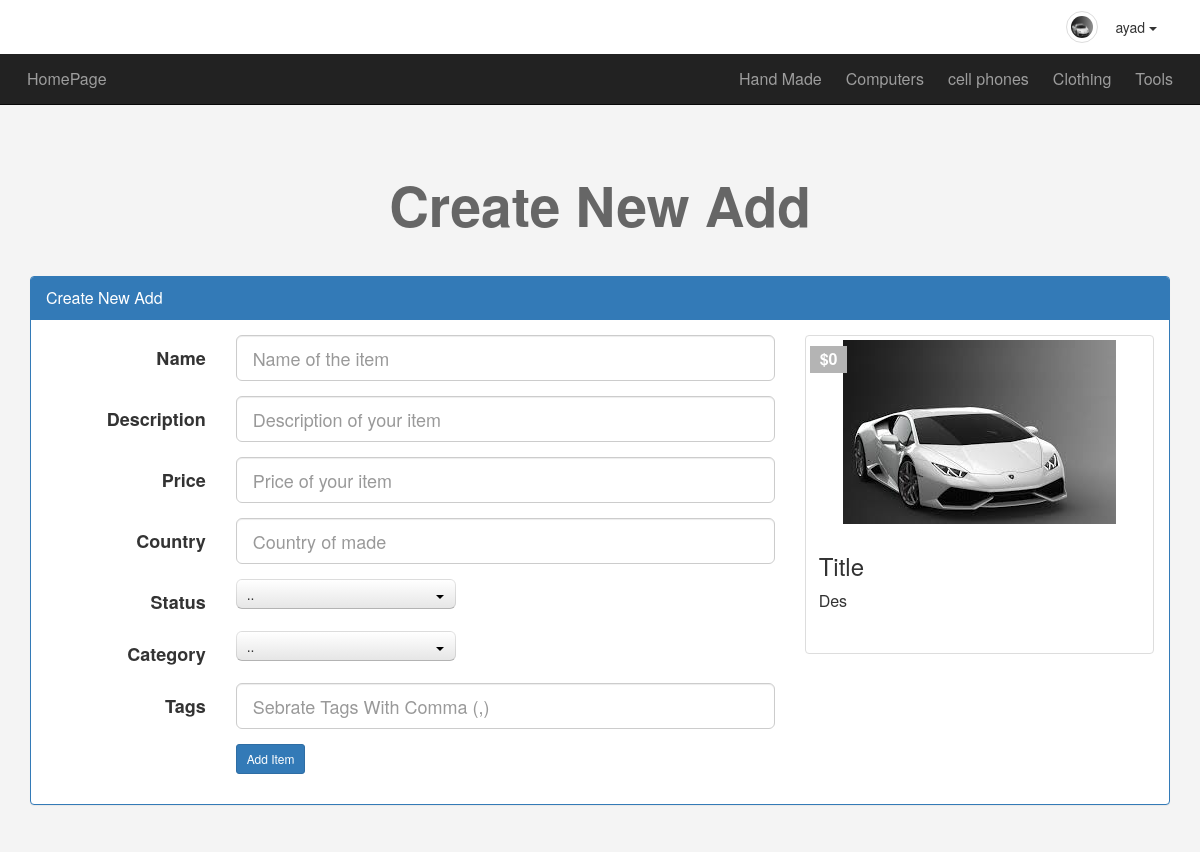
The page /newadd.php (signed in) on the database its author committed.
### tables this page shows
CREATE TABLE `categories` (
  `ID` int(4) NOT NULL,
  `Name` varchar(255) NOT NULL,
  `Description` text NOT NULL,
  `parent` int(11) NOT NULL,
  `Ordering` int(11) DEFAULT NULL,
  `Visiblity` tinyint(4) NOT NULL DEFAULT '0',
  `Allow_Comment` tinyint(4) NOT NULL DEFAULT '0',
  `Allow_Ads` tinyint(4) NOT NULL DEFAULT '0'
);

### init.php (called while the page is built, shortened)
<?php
	include 'admin/connect.php';
	$sessionUser = '';
	if (isset($_SESSION['user'])){
		$sessionUser = $_SESSION['user'];
	}
	$temp = 'includes/templates/';
	$func = 'includes/functions/';
	$css = 'layout/css/';
	include $func . 'functions.php';
	include $temp . 'header.php';

### includes/functions/functions.php (called while the page is built, shortened)
<?php
	function getAllFromAll($feild , $table , $where = NULL , $and= NULL , $orderBy , $ordering = 'DESC') {
		global $con	;
		$getAll = $con->prepare("SELECT $feild FROM $table $where $and ORDER BY $orderBy $ordering");
		$getAll->execute();
		$all = $getAll->fetchAll();
		return $all;
	}

### newadd.php (the view, shortened to what this page needs)
<?php
    $pagetiltle = 'Create New Add';
	include 'init.php';
	if(isset($_SESSION['user'])) {
?>
	<h1 class="text-center"><?php echo $pagetiltle ?></h1>
	<div class="create-add block">
		<div class="container">
			<div class="panel panel-primary">
				<div class="panel-heading"><?php echo $pagetiltle ?></div>
				<div class="panel-body">
					<div class="row">
						<div class="col-md-8">
							 <form class="form-horizontal" action="<?php echo $_SERVER['PHP_SELF']; ?>" method="POST">
			                    <div class="form-group form-group-lg">
			                        <label class="col-sm-3 control-label">Name</label>
			                        <div class="col-sm-10 col-md-9">
			                            <input type="text" name="name" class="form-control live-name"  placeholder="Name of the item" autocomplete="off" >
			                        </div>
			                    </div>
			                    <div class="form-group form-group-lg">
			                        <label class="col-sm-3 control-label">Description</label>
			                        <div class="col-sm-10 col-md-9">
			                            <input type="text" name="description" class="form-control live-desc"  placeholder="Description of your item" autocomplete="off">
			                        </div>
			                    </div>
			                    <div class="form-group form-group-lg">
			                        <label class="col-sm-3 control-label">Price</label>
			                        <div class="col-sm-10 col-md-9">
			                            <input type="text" name="price" class="form-control live-price"  placeholder="Price of your item" " >
			                        </div>
			                    </div>
			                    <div class="form-group form-group-lg">
			                        <label class="col-sm-3 control-label">Country</label>
			                        <div class="col-sm-10 col-md-9">
			                            <input type="text" name="country" class="form-control" placeholder="Country of made" >
			                        </div>
			                    </div>
			                    <div class="form-group form-group-lg">
			                        <label class="col-sm-3 control-label">Status</label>
			                        <div class="col-sm-10 col-md-9">
			                            <select name="status">
			                            </select>
			                        </div>
			                    </div>
			                    <div class="form-group form-group-lg">
			                        <label class="col-sm-3 control-label">Category</label>
			                        <div class="col-sm-10 col-md-9">
			                            <select name="category">
			                            </select>
			                        </div>
			                    </div>
	                            <div class="form-group form-group-lg">
	                                <label class="col-sm-3 control-label">Tags</label>
	                                <div class="col-sm-10 col-md-9">
	                                    <input type="text" name="tags" class="form-control" placeholder="Sebrate Tags With Comma (,)" value="<?php echo $item['tags']; ?>" >
	                                </div>
	                            </div>
			                    <div class="form-group">
		                            <div class="col-sm-offset-3 col-sm-9">
		                                <input type='submit' value="Add Item" class="btn btn-primary btn-sm" />
		                            </div>
		                        </div>
			                </form>
						</div>
						<div class="col-md-4">
							<?php
								echo '<div class="thumbnail item-box live-preview">';
									echo '<span class="price">$0</span>';
									echo '<img class="img-responsive center-block" src="img.jpg" alt="Add 1">';
									echo '<div class="caption">';
										echo '<h3>Title</h3>';
										echo '<p>Des</p>';
									echo '</div>';
								echo '</div>';
							?>
						</div>
					</div>
				</div>
			</div>
		</div>
	</div>
<?php
	} else {
		header('Location: login.php');
		exit();
	}
    include $temp . 'footer.php';
?>

### includes/templates/header.php (shortened to what this page needs)
<!DOCTYPE html>
<html>
	<head>
		<link rel="stylesheet" href="<?php echo $css; ?>bootstrap.min.css" />
		<link rel="stylesheet" href="<?php echo $css; ?>font-awesome.min.css" />
		<link rel="stylesheet" href="<?php echo $css; ?>jquery-ui.structure.min.css" />
		<link rel="stylesheet" href="<?php echo $css; ?>jquery.selectBoxIt.css" />
		<link rel="stylesheet" href="<?php echo $css; ?>front.css" />
	</head>
	<body>
		<div class="upper-bar">
          <div class="container">
	          <?php
	          	if (isset($_SESSION['user'])) { ?>
	          		<div class="btn-group my-info pull-right">
	          			<div>
	          				<img class="img-thumbnail img-circle" src="img.jpg" alt="">
		          			<span class="btn dropdown-toogler" data-toggle="dropdown">
		          				<?php echo $sessionUser ?> <span class="caret"></span>
		          			</span>
	          			</div>
	          		</div>
	          	<?php
			    } else {
	          ?>
	          	<a href="login.php">
	          		<span class="pull-right">Login/SignUp</span>
	          	</a>
	          	<?php } ?>
          </div>
        </div>
		<nav class="navbar  navbar-inverse navbar-fixed-top" style="z-index: 0;">
		  <div class="container">
		        <div class="navbar-header">
		              <a class="navbar-brand" href="index.php">HomePage</a>
		            </div>
		    <div class="collapse navbar-collapse" id="app-nav">
		      <ul class="nav navbar-nav navbar-right">
		          <?php
		          	$myCats = getAllFromAll("*" , "categories" ,"WHERE parent = 0" , "" , "ID" , "ASC");
		          	foreach ($myCats as $cat) {
				        echo '<li>
				        		<a href="categories.php?pageid=' . $cat['ID'] . '"> ' . $cat['Name'] . '</a>
				        	</li>';
				    }
		          ?>
		      </ul>
		    </div>
		  </div>
		</nav>

### layout/css/front.css (style rules this page uses)
body { background-color: #f4f4f4; font-size: 16px; height: 4000px; }
h1 { margin: 70px 0 40px; font-size: 55px; font-weight: bold; color: #666 }
.form-control { position: relative; }
.navbar { border-radius: 0; margin-bottom: 0; min-height: 50px; position: relative; }
.navbar-brand { font-size: 1em; }
.nav>li>a, .navbar-brand { padding: 15px 12px; }
.upper-bar { padding: 10px; background-color: #fff; }
.upper-bar .my-info img { width: 32px; height: 32px; }
.item-box { position: relative; }
.item-box .price { background-color: #b4b4b4; padding: 2px 10px; position: absolute; left: 4px; top: 10px; font-weight: bold; color: #fff; }
.item-box .caption p { height: 40px; max-height: 40px; }

### rows shown on the page
categories: Name "Hand Made"
categories: Name "Computers"
categories: Name "cell phones"
categories: Name "Clothing"
categories: Name "Tools"

### other values the page prints
$sessionUser "ayad"
$pagetiltle "Create New Add"
